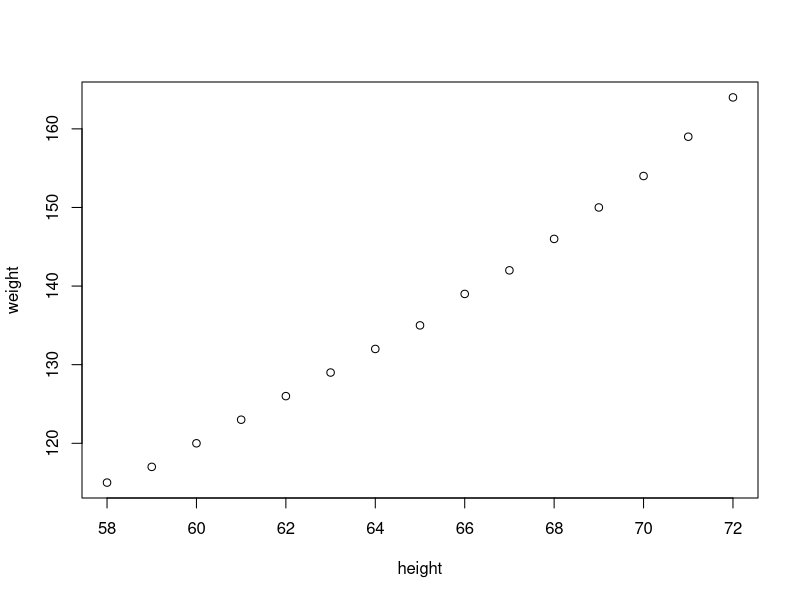
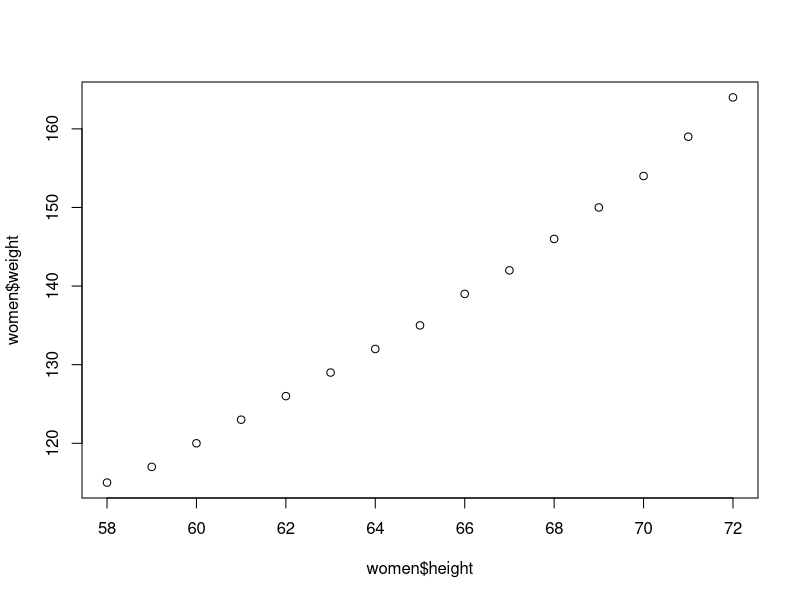
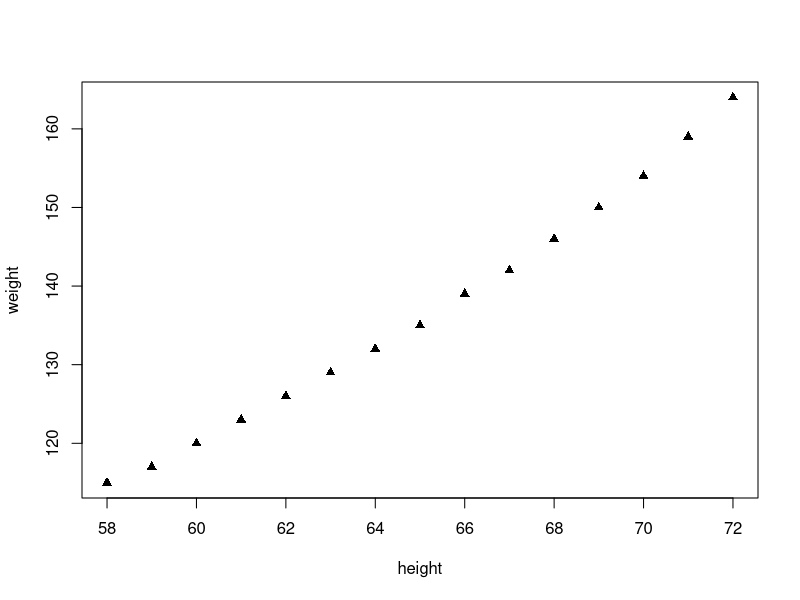
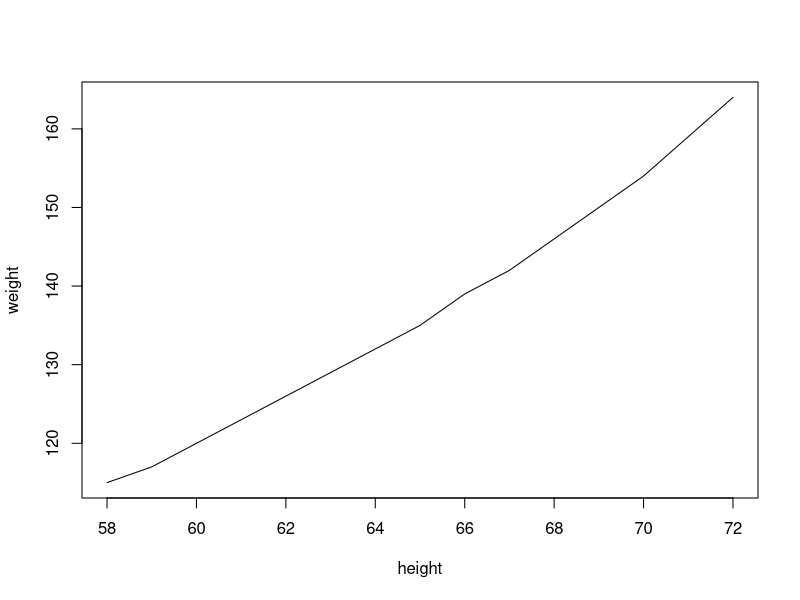
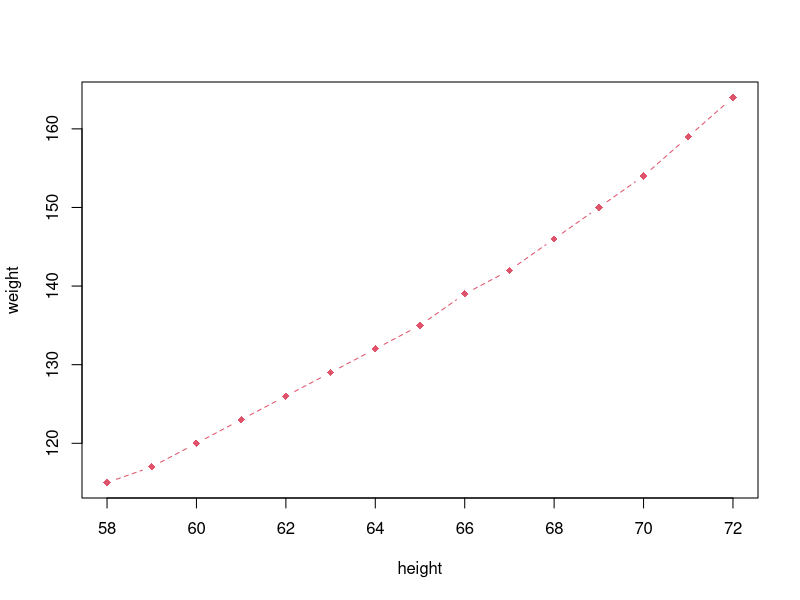
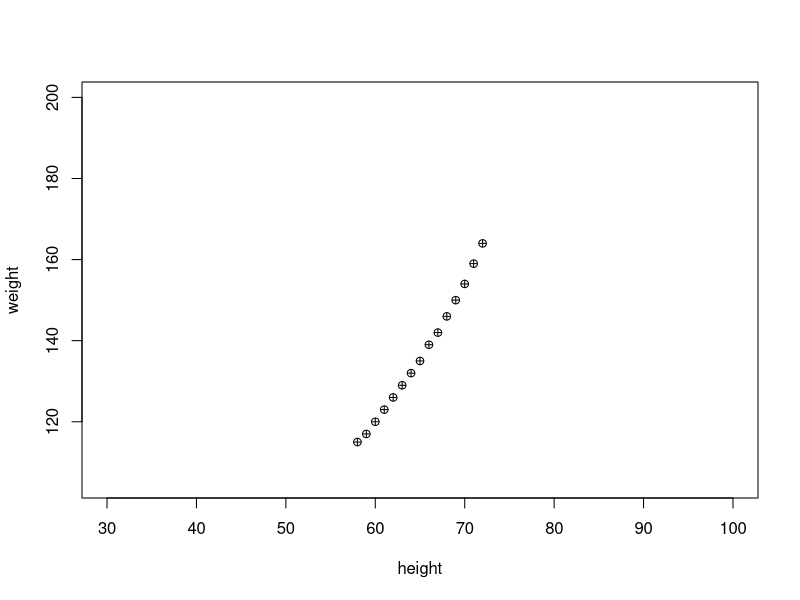
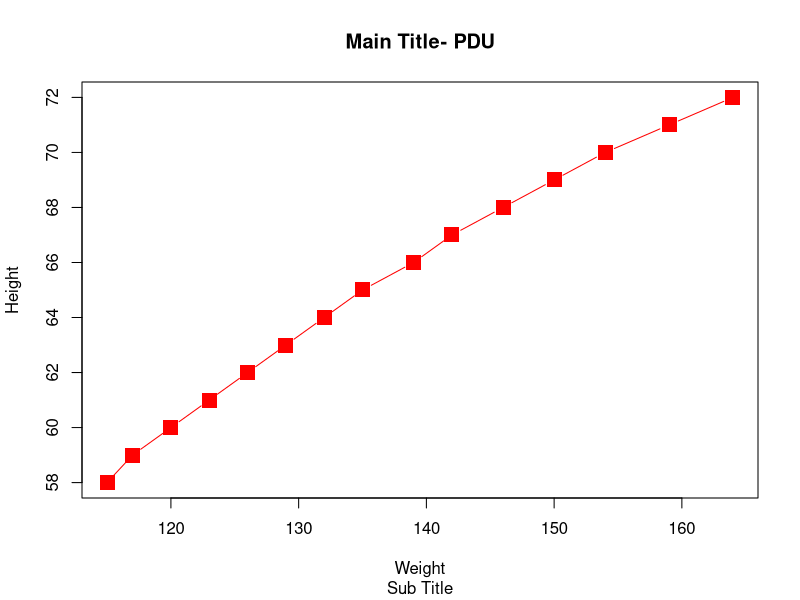
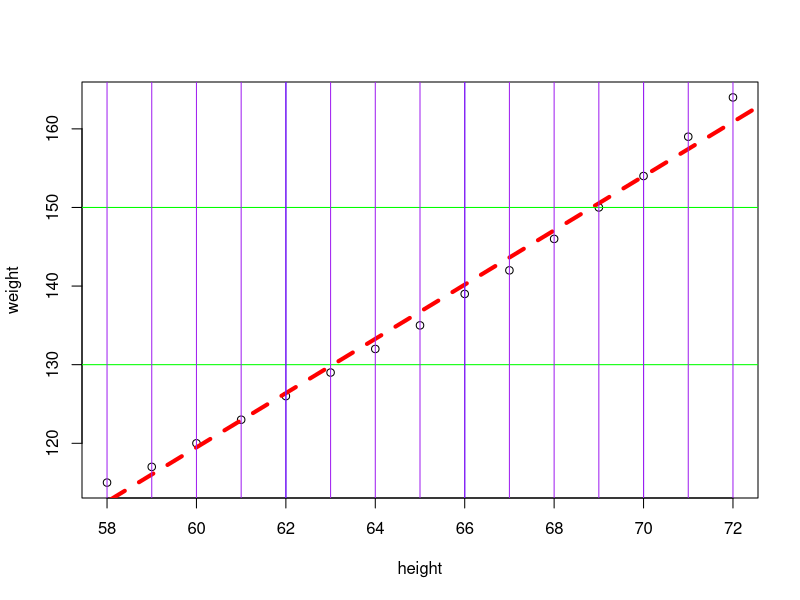

Recreate these plots in R, in order. (Note: this script raises an error after producing the figures.)
# Combined Plots



#plot, histogram, pie, boxplot, linechart, correlation plot





#plot

women

?women

str(women)

plot(women)

plot(x=women$height, y=women$weight)

?plot

plot(women, type='p', pch=17)

plot(women, type='l')

plot(women, type='b', pch=18, lty=2, col=2)

plot(women, xlim=c(30,100), ylim=c(min(women$weight)-10, 200), pch=10)

data()



#more features with plot

plot(y=women$height, x=women$weight, pch=15, xlab='Weight', ylab='Height', col='red', cex=2, type='b')

title(main='Main Title- PDU', sub='Sub Title')

#see cheat sheet on base graphs



plot(women)

abline(lm(women$weight ~ women$height), col='red', lty=2, lwd=4)

abline(h = c(130, 150), col='green') 

abline(v=c(62, 66, 70), col='blue')

abline(v=women$height, col='purple')



#boxplot

boxplot(women$height)

boxplot(df$marks1)



abline(h=c(58, 62,65,68,72))



#draw lines on plot for number summary

summary(women)

quantile(women$height)

quantile(women$height,seq(0,1,.1))

quantile(women$height,seq(0,1,.01))

boxplot(women$height, col='green')

stem(women$height)

abline(h=quantile(women$height))





#histogram
?women

hist(women$height)

hist(women$height, breaks=10)

hist(women$height, breaks=5, col=1:5)

hist(df$marks2, breaks=3)

#histogram2

?rnorm

x = rnorm(n=100000,mean=50,sd=10)

hist(x)



hist(x, freq=F, col=1:5)

lines(density(x))



#density plot : shape of data

plot(density(x), col='red')






#pie

gender

table(gender)

pie(table(gender))



x = c(10,20,40,50)

pie(x)

xlabels = c('A','B','C','D')

pie(x, labels=xlabels)

pie(x, labels=paste(round(x/sum(x) * 100,0),'%') )



x

#barplot

barplot(x,col=1:4)

barplot(x,col=1:4, horiz = T)



#correlation plot

pairs(women)

cor(women$height,women$weight)

cov(women$height,women$weight)

names(mtcars)

cor(mtcars)



pairs(mtcars)

options(digits=4)

pairs(mtcars[1:4])


pairs(mtcars[c('mpg','wt','hp')])

